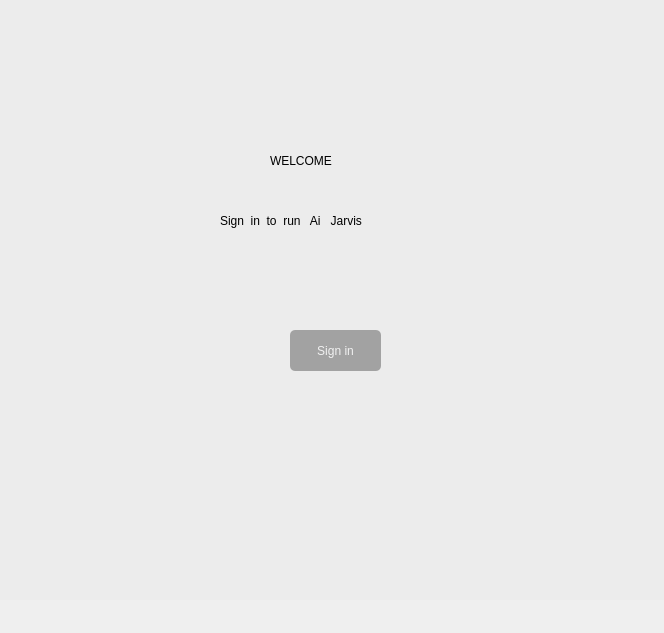
<?xml version="1.0" encoding="UTF-8"?>
<ui version="4.0">
 <class>Form</class>
 <widget class="QWidget" name="Form">
  <property name="geometry">
   <rect>
    <x>0</x>
    <y>0</y>
    <width>664</width>
    <height>633</height>
   </rect>
  </property>
  <property name="windowTitle">
   <string>Form</string>
  </property>
  <widget class="QWidget" name="widget" native="true">
   <property name="geometry">
    <rect>
     <x>0</x>
     <y>0</y>
     <width>700</width>
     <height>600</height>
    </rect>
   </property>
   <property name="styleSheet">
    <string notr="true">background-color:rgb(236, 236, 236)
</string>
   </property>
   <widget class="QLabel" name="label_3">
    <property name="geometry">
     <rect>
      <x>270</x>
      <y>140</y>
      <width>161</width>
      <height>41</height>
     </rect>
    </property>
    <property name="styleSheet">
     <string notr="true">color:rgba(0,0,0 255);
font: 87 22pt &quot;Segoe UI Black&quot;;</string>
    </property>
    <property name="text">
     <string>WELCOME</string>
    </property>
   </widget>
   <widget class="QPushButton" name="pushButton">
    <property name="geometry">
     <rect>
      <x>290</x>
      <y>330</y>
      <width>91</width>
      <height>41</height>
     </rect>
    </property>
    <property name="styleSheet">
     <string notr="true">QPushButton#pushButton{
background-color:rgba(0,0,0,80);
color:rgba(255,255,255,215);
font: 87 12pt &quot;Segoe UI Black&quot;;
border-radius:5px;

}
QPushButton#pushButton:pressed{
padding-left:5px;
padding-right:5px;
background-color:rgba(255,107,107,255);
background-position:calc(100% - 10px)center;
}

QPushButton#pushButton:hover{
background-color:rgba(0,0,0,180);
}
</string>
    </property>
    <property name="text">
     <string>Sign in</string>
    </property>
   </widget>
   <widget class="QLabel" name="label">
    <property name="geometry">
     <rect>
      <x>220</x>
      <y>200</y>
      <width>251</width>
      <height>41</height>
     </rect>
    </property>
    <property name="styleSheet">
     <string notr="true">color:rgba(0,0,0 255);
font: 20pt &quot;Poor Richard&quot;;</string>
    </property>
    <property name="text">
     <string>Sign  in  to  run   Ai   Jarvis</string>
    </property>
   </widget>
  </widget>
 </widget>
 <resources/>
 <connections/>
</ui>
